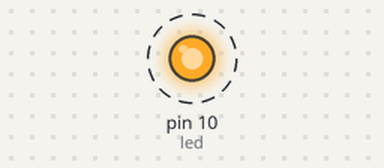
The sketch below on a simulated Arduino Uno, built with avr-gcc and run on an emulated ATmega328P. On the bench: output pins drawn as LEDs (lit = HIGH). Dashed ring = blinking. What the sketch prints to the serial monitor is not drawn.

Above: at 2.5 s.
Timing chart, 0 to 6.6 s (numbered marks = the images above):
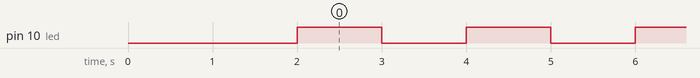

The sketch:

FireBeetle_ESP32-C3_Blink.ino
```cpp
/*
 * File: FireBeetle ESP32-C3 Blink.ino
 *
 */

const int led = 10; // Blue LED
byte count = 0;

void setup()
{
  Serial.begin(115200);
  delay(2000); // wait for serial monitor
  Serial.println("FireBeetle ESP32-C3 starts...");
  pinMode(led,OUTPUT);
}

void loop()
{
  Serial.print("*");
  count++;
  if (count > 20)
  {
    Serial.println();
    count = 0;
  }

  digitalWrite(led,HIGH);
  delay(1000);
  digitalWrite(led,LOW);
  delay(1000);
}
```

Measured:
- by itself, pin 10 (led): alternates HIGH for 1.0 s and LOW for 1.0 s
